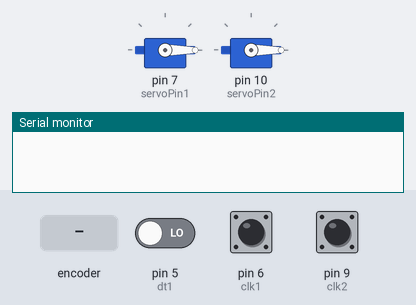
A sketch run on a simulated Arduino Uno, built with avr-gcc and run on an emulated ATmega328P. On the bench: 2 × servo, the last lines printed to the serial monitor. The inputs (shaded band) are chosen by the test bench; at power-on: pin 5 (dt1) LOW, pin 6 (clk1) HIGH, pin 9 (clk2) HIGH.

Above: at 1.2 s.
1.3 s: rotary encoder on pin 6 (clk1) / pin 5 (dt1) turned 2 steps (second pin leading)
At 1.45 s:
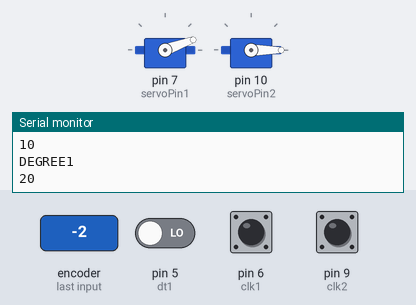
At 2.1 s:
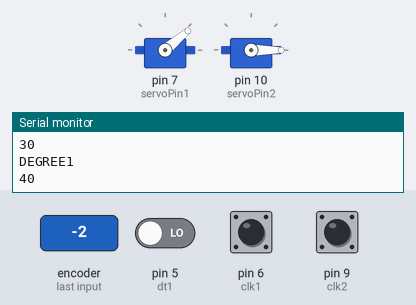
3.2 s: rotary encoder on pin 6 (clk1) / pin 5 (dt1) turned 2 steps (second pin leading)
At 4.7 s:
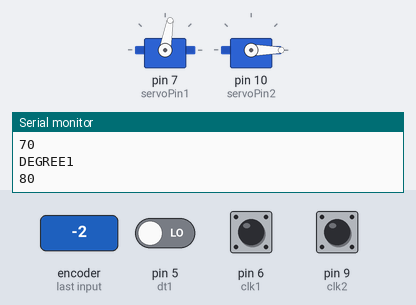
Timing chart, 0 to 6.2 s (numbered marks = the images above; inputs shaded):
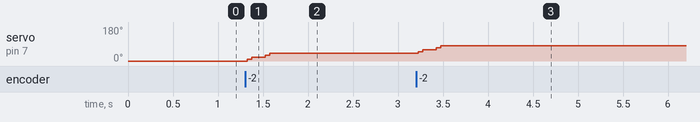

Measured:
- after the input at 1.3 s, servo on pin 7 (servoPin1): 0° → 20° at once, → 40° 0.20 s later
- after the input at 3.2 s, servo on pin 7 (servoPin1): 40° → 60° at once, → 80° 0.20 s later

The sketch:

2ndThumb.ino
```cpp
#include <Servo.h>

Servo Servo1;
Servo Servo2;

//pins
int servoPin1 = 7;
int clk1 = 6;
int dt1 = 5;

int servoPin2 = 10;
int clk2 = 9;
int dt2 = 8;

//rotary encoder
int degree1 = 0;
int current1;
int last1;
int start1 = 0;
int end1 = 80;
int increment1 = 10;

int degree2 = 0;
int current2;
int last2;
int start2 = 0;
int end2 = 40;
int increment2 = 10;

void setup() {
  //attach servos, setup inputs from rotary encoder
  Serial.begin (9600);
  Servo1.attach(servoPin1);
  Servo2.attach(servoPin2);

  pinMode (clk1, INPUT);
  pinMode (dt1, INPUT);

  pinMode (clk2, INPUT);
  pinMode (dt2, INPUT);

  //reset position for servos
  degree1 = start1;
  Servo1.write(degree1);
  last1 = digitalRead(clk1);

  degree2 = start1;
  Servo2.write(degree2);
  last2 = digitalRead(clk2);
}


void loop() {
  // learned and understood content from https://howtomechatronics.com/tutorials/arduino/rotary-encoder-works-use-arduino/
  current1 = digitalRead(clk1); // Reads the "current" state of the clk
  //if its changed from the last time, check with dt pin to see if its turned clockwise or counter clockwise
  if (current1 != last1){
    if (digitalRead(dt1) != current1) {
      degree1 -= increment1;
      Servo1.write(degree1);
    } else {
      degree1 += increment1;
      Servo1.write(degree1);
    }

    //if the degree is less than the minimum, set degree to minimum
    if (degree1 <= start1) {
      degree1 = start1;
      Servo1.write(degree1);
      //if the degree is more than the maximum, set degree to maximum
    } else if (degree1 >= end1) {
      degree1 = end1;
      Servo1.write(degree1);
    }
    //just used for debugging. not visible unless youre connected to the arduino
     Serial.println("DEGREE1");
     Serial.println(degree1);
   }
   //set the lsat variable to be the current so that you can compare to the last position
   last1 = current1;


  // same thing, different servo and rotary encoder
  current2 = digitalRead(clk2);
  if (current2 != last2){
    if (digitalRead(dt2) != current2) {
      degree2 += increment2;
      Servo2.write(degree2);
    } else {
      degree2 -= increment2;
      Servo2.write(degree2);
    }

    if (degree2 <= start2) {
      degree2 = start2;
      Servo2.write(degree2);
    } else if (degree2 >= end2) {
      degree2 = end2;
      Servo2.write(degree2);
    }
     Serial.println("DEGREE2");
     Serial.println(degree2);
   }
   last2 = current2;
}
```
